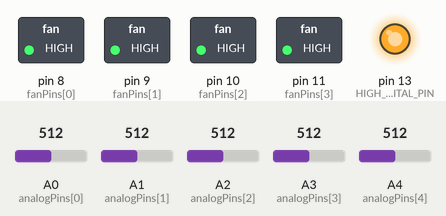
Bench run of a sketch on a simulated Arduino Mega 2560, built with avr-gcc and run on an emulated ATmega2560. Shown: switched loads named in the sketch (green lamp = pin HIGH), output pins drawn as LEDs (lit = HIGH). Inputs (shaded band) come from the test bench; at power-on: A0 (analogPins[0]) = 512, A1 (analogPins[1]) = 512, A2 (analogPins[2]) = 512, A3 (analogPins[3]) = 512, A4 (analogPins[4]) = 512.

Above: at 0.1 s.
Timing chart, 0 to 1.6 s (numbered marks = the images above):
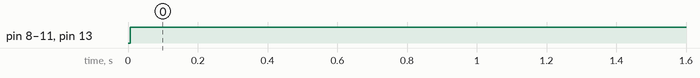

The sketch:

DueReadTempsStringOut.ino
```cpp
//#include "Arduino.h"

//#define DEBUG
// set of pins on which the temperature sensors are located
const int analogPins[] = {A0, A1, A2, A3, A4};
const int fanPins[] = {8,9,10,11};
const int HIGH_TEMP_DIGITAL_PIN = 13;
const float calibrationScale[5] = {0.4396, 0.4318, 0.4465, 0.4164, 0.4318};//{0.328,0.328,0.328,0.328,0.328};
const float calibrationOffset[5] = {27.459, 27.655, 29.452, 21.762, 26.181};//{0,0,0,0,0};//
const int MIN_TEMP_DIGITAL_VALUE = 240;
const int MAX_TEMP_DIGITAL_VALUE = 265;
//volatile int analogPin5 = A6;

// outside leads to ground and +5V
static int val[5] = {0};           // variable to store the value read
static int temperatures[5] = {0};
int digitalValue = 0;
float temperature = 0;

int minTemperature = 124;
int maxTemperature = 0;
int output = 0;

void setup() {
#ifdef DEBUG
  Serial.begin(115200);
#endif
  Serial3.begin(115200);
  for (int i = 0; i < 5; i++)
  {
    pinMode(analogPins[i], INPUT);
  }
  for (int i = 0; i <= 4; i++)
  {
    analogRead(analogPins[i]);
    val[i] = analogRead(analogPins[i]);

    temperatures[i] = val[i];
  }

  for (int i = 0; i < 4; i++)
  {
    pinMode(fanPins[i], OUTPUT);
  }
  for (int i = 0; i < 4; i++)
  {
    digitalWrite(fanPins[i], LOW);
  }

  pinMode(HIGH_TEMP_DIGITAL_PIN, OUTPUT);

  digitalWrite(HIGH_TEMP_DIGITAL_PIN, LOW);
}

void loop() {
  int inByte;
  maxTemperature = MIN_TEMP_DIGITAL_VALUE - 10;
  for (int i = 0; i <= 4; i++)
  {
    analogRead(analogPins[i]);
    val[i] = analogRead(analogPins[i]);
    val[i] += analogRead(analogPins[i]);
    val[i] += analogRead(analogPins[i]);
    val[i] += analogRead(analogPins[i]);
    val[i] += analogRead(analogPins[i]);
    val[i] += analogRead(analogPins[i]);
    val[i] += analogRead(analogPins[i]);
    val[i] += analogRead(analogPins[i]);
    val[i] >>= 3;

    temperatures[i] = val[i];
    if (val[i] < minTemperature)
      minTemperature = val[i];
    if (val[i] > MAX_TEMP_DIGITAL_VALUE)
    {
      maxTemperature = val[i];
      //Serial.println(maxTemperature);
    }
  }

  if (maxTemperature > MAX_TEMP_DIGITAL_VALUE)
  {
    digitalWrite(HIGH_TEMP_DIGITAL_PIN, HIGH);
    output = HIGH;
  }
  else
  {
    digitalWrite(HIGH_TEMP_DIGITAL_PIN, LOW);
    output = LOW;
  }


   // check if a temperature reading has been requested.
#ifndef DEBUG
  if (Serial3.available())
  {
    inByte = Serial3.read();
#else
  if (Serial.available())
  {
    inByte = Serial.read();
#endif
    // if a reading was requested then get the desired temperature sensor and average over 16 readings
    if ((inByte == '0'))
    {
      String temperature = "";
      float temp;
      for (int i = 0; i < 5; i++)
      {
        temp = (temperatures[i] * calibrationScale[i]) - calibrationOffset[i];
        temperature += String(temp, 1);
        if (i < 4)
        {
          temperature += String('\t');
        }
      }
#ifdef DEBUG
      Serial.print(temperature + '\n');
      Serial.println(maxTemperature);
#endif
      Serial3.print(temperature + '\n');
    }
  }

  for(int i = 0; i < 4; i++)
  {
    digitalWrite(fanPins[i], output);
  }
}
```

.ino.cpp
```cpp
#ifdef __IN_ECLIPSE__
//This is a automatic generated file
//Please do not modify this file
//If you touch this file your change will be overwritten during the next build
//This file has been generated on 2016-12-06 11:34:57

#include "Arduino.h"
void setup() ;
void loop() ;

#include "DueReadTempsStringOut.ino"


#endif
```

Measured:
- by itself, pin 8 (fanPins[0]), pin 9 (fanPins[1]), pin 10 (fanPins[2]), pin 11 (fanPins[3]), pin 13 (HIGH_TEMP_DIGITAL_PIN): LOW → HIGH at 0.01 s
